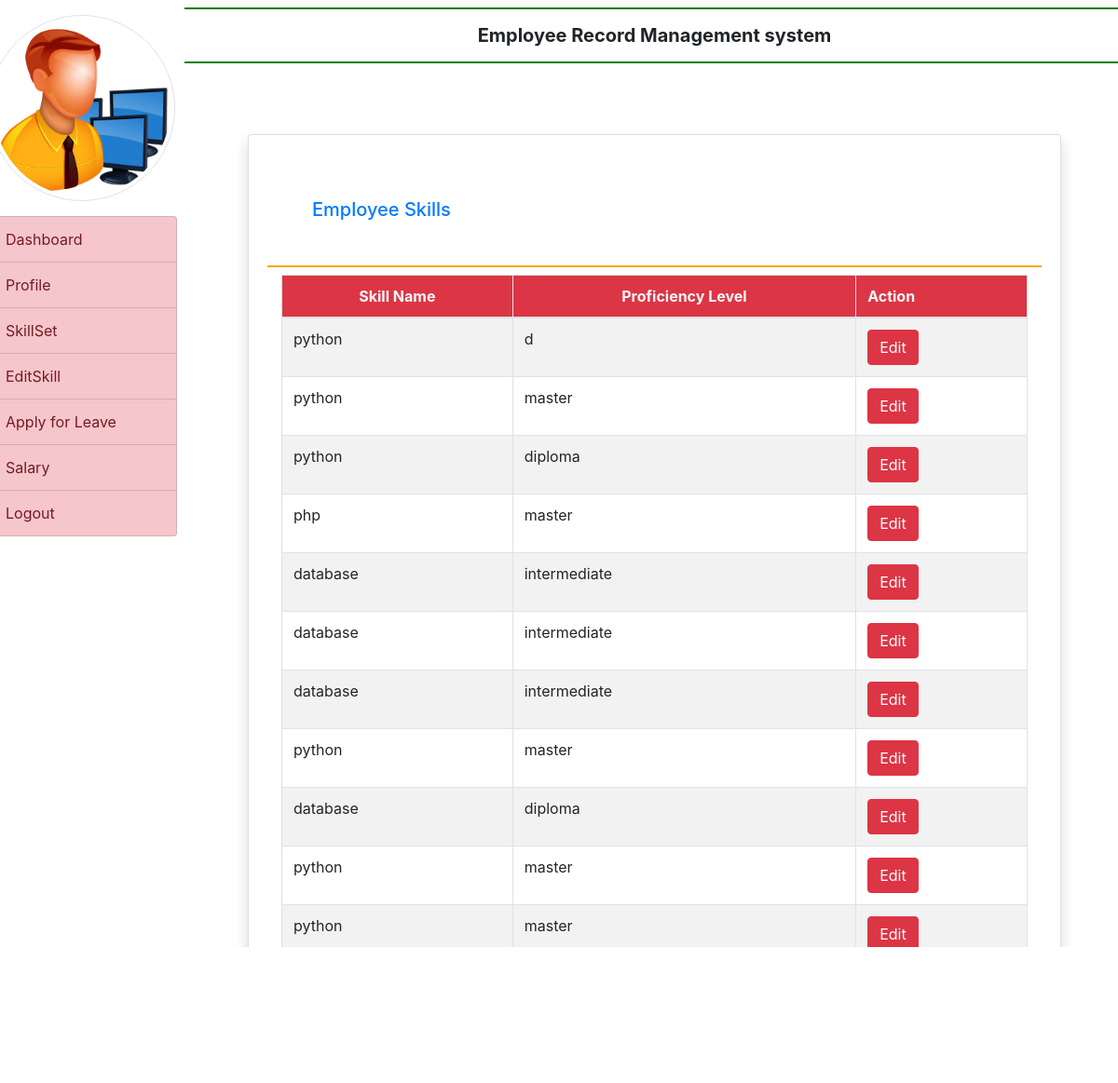
Page /skill_list/ on the committed database.
### employe/models.py (models this page shows, shortened)
class SkillSet(models.Model):
    id = models.AutoField(primary_key=True,null=False)
    skill_name = models.CharField(max_length=100,null=False)
    proficiency_level = models.CharField(max_length=50,null=False)  # You can change this to whatever type you prefer

### employe/views.py (the view)
# urls.py: path('skill_list/',skill_list,name='skill_list'),
def skill_list(request):
    skills = SkillSet.objects.all()
    return render(request, 'skill_list.html', {'skills': skills})

### employe/templates/skill_list.html
{% extends 'emp_base.html' %}
{% block main %}
<div class="card shadow m-5">
    <div class="card-body">
        <h5 class="p-5 text-primary" style="border-bottom: 2px solid orange">Employee Skills</h5>
        <div class="container-fluid">
            <div class="table-responsive">
                <table class="table table-striped table-bordered table-hover" id="example">
                    <thead class="bg-danger text-light">
                        <tr>
                            <th class="text-center">Skill Name</th>
                            <th class="text-center">Proficiency Level</th>
                            <th>Action</th>
                        </tr>
                    </thead>
                    <tbody>
                        {% for skill in skills %}
                        <tr>
                            <td>{{ skill.skill_name }}</td>
                            <td>{{ skill.proficiency_level }}</td>
                            <td>
                                <a href="{% url 'edit_skill' skill.id %}" class="btn btn-danger md-sm">Edit</a>
                            </td>
                        </tr>
                        {% endfor %}
                    </tbody>
                </table>
            </div>
        </div>
    </div>
</div>
{% endblock %}

### rows in the picture
SkillSet: skill_name "python", proficiency_level "d"
SkillSet: skill_name "python", proficiency_level "master"
SkillSet: skill_name "python", proficiency_level "diploma"
SkillSet: skill_name "php", proficiency_level "master"
SkillSet: skill_name "database", proficiency_level "intermediate"
SkillSet: skill_name "database", proficiency_level "intermediate"
SkillSet: skill_name "database", proficiency_level "intermediate"
SkillSet: skill_name "python", proficiency_level "master"
SkillSet: skill_name "database", proficiency_level "diploma"
SkillSet: skill_name "python", proficiency_level "master"
SkillSet: skill_name "python", proficiency_level "master"
